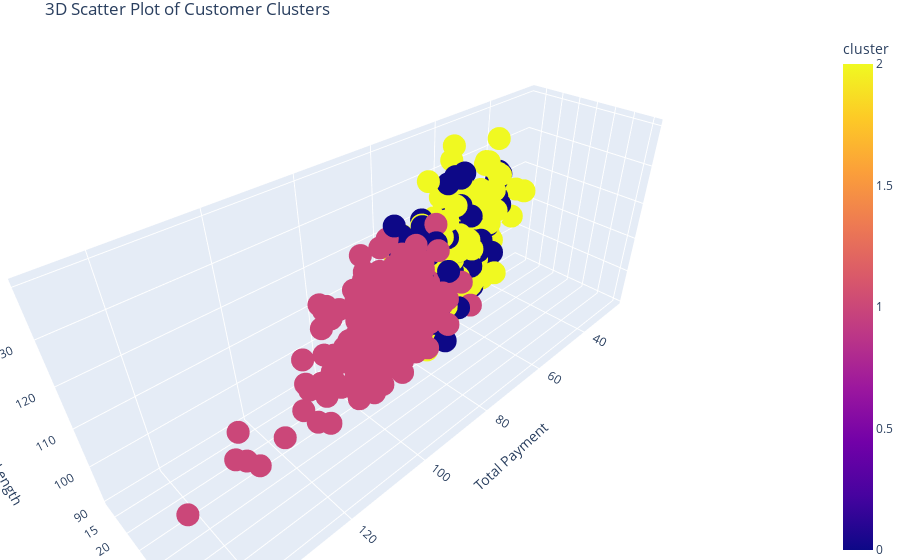

Here is the notebook cell this chart was saved with:
### Code cell
# --- Biểu đồ 4: 3D Scatter Plot ---
def visualize3DKmeans(df, columns, hover_data, cluster):
    fig = px.scatter_3d(
        df,
        x=columns[0],
        y=columns[1],
        z=columns[3],
        color='cluster',
        hover_data=hover_data,
        category_orders={"cluster": range(0, cluster)},
        labels={
            columns[0]: "Total Payment",
            columns[1]: "Rental Frequency",
            columns[3]: "Average Film Length"
        },
        title="3D Scatter Plot of Customer Clusters"
    )
    fig.update_layout(margin=dict(l=0, r=0, b=0, t=30))
    fig.show()

# Dữ liệu để hiển thị khi hover
hover_data = ['CustomerId', 'FirstName', 'LastName']
visualize3DKmeans(df, cluster_columns, hover_data, cluster)

### Figure 1 — Plotly figure (JSON) as saved in the notebook; plotly's stock layout.template omitted (floating-point values rounded to 4 significant figures; data arrays with more than 128 entries replaced by an {"elided": "..."} marker saying what was removed)
{"data": [{"customdata": {"elided": "599x3 mixed values"}, "hovertemplate": "Total Payment=%{x}<br>Rental Frequency=%{y}<br>Average Film Length=%{z}<br>CustomerId=%{customdata[0]}<br>FirstName=%{customdata[1]}<br>LastName=%{customdata[2]}<br>cluster=%{marker.color}<extra></extra>", "legendgroup": "", "marker": {"color": {"elided": "599 int values"}, "coloraxis": "coloraxis", "symbol": "circle"}, "mode": "markers", "name": "", "scene": "scene", "showlegend": false, "type": "scatter3d", "x": {"elided": "599 float values"}, "y": {"elided": "599 int values"}, "z": {"elided": "599 float values"}}], "layout": {"coloraxis": {"colorbar": {"title": {"text": "cluster"}}, "colorscale": [[0, "#0d0887"], [0.1111, "#46039f"], [0.2222, "#7201a8"], [0.3333, "#9c179e"], [0.4444, "#bd3786"], [0.5556, "#d8576b"], [0.6667, "#ed7953"], [0.7778, "#fb9f3a"], [0.8889, "#fdca26"], [1, "#f0f921"]]}, "legend": {"tracegroupgap": 0}, "margin": {"b": 0, "l": 0, "r": 0, "t": 30}, "scene": {"domain": {"x": [0, 1], "y": [0, 1]}, "xaxis": {"title": {"text": "Total Payment"}}, "yaxis": {"title": {"text": "Rental Frequency"}}, "zaxis": {"title": {"text": "Average Film Length"}}}, "title": {"text": "3D Scatter Plot of Customer Clusters"}}}
